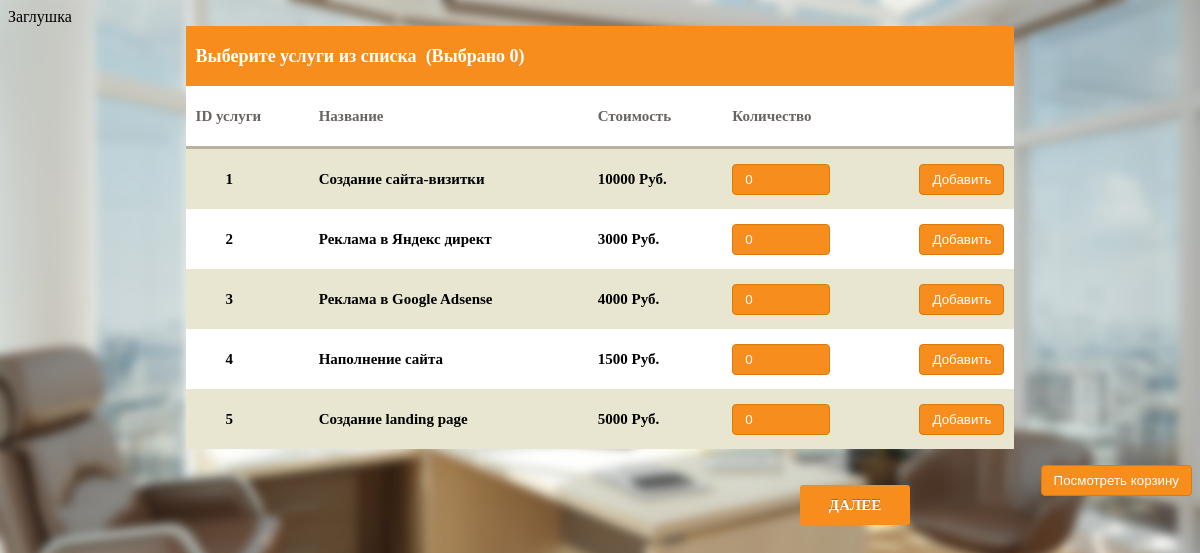
/neworder/index.php?neworder=1, run on the app's committed database.
### tables this page shows
CREATE TABLE `servce_num` (
  `ID` int(11) NOT NULL AUTO_INCREMENT,
  `Name` varchar(45) DEFAULT NULL,
  `Cost` float DEFAULT NULL,
  PRIMARY KEY (`ID`)
);

### neworder/order_list.php (the view, shortened to what this page needs)
<!DOCTYPE html>
	<html lang="en">
<head>
<link href="../css/order_list.css" media="screen" rel="stylesheet">
	</head>
<body>
<table align = "center">
  <caption>
     <?php
     echo "Выберите услуги из списка &nbsp";
     echo "(Выбрано ".$_SESSION[service_count].")";
     ?>
  </caption>
  <tr>
    <th>ID услуги</th>
    <th>Название</th>
    <th>Стоимость</th>
    <th>Количество</th>
  </tr>
  <?php
  for($i=0; $i < $counter; $i++) {
    $service = $data[$i];
    echo "
    <tr>
      <td> <a href='index.php?s[$i]=1'>        ".$service[ID]."</a></td>
      <td> <a href='index.php?s[$i]=1'>".$service[Name]."</a></td>
      <td> <a href='index.php?s[$i]=1'>".$service[Cost]." Руб.</a></td>
      <td>
        <form action = 'index.php' method = post>
          <input type='number' name = 'quantity' size='5' min='1' max='65536' value = '0' class = 'num'>
          <input type='hidden' name = 'id' value = $i >
          <input type='submit' value = 'Добавить' name = 'add' class = 'add_cart'>
        </form>
      </td>
    </tr>";
  }
  ?>
</table>
      <form action ="index.php" method = "post">
      <button type="submit" >Далее</button>
      </form>
      <form action ="index.php" method = "post">
      <input type='submit' value = 'Посмотреть корзину' name = 'bin' class = 'add_cart'>
      </form>
</body>
</html>

### neworder/index.php (shortened to what this page needs)
<?php
if(isset($_GET['neworder']))
{
	$query = mysql_query("SELECT * FROM servce_num") or die ("MySQL Error:".mysql_error());
	while ($q = mysql_fetch_assoc($query))
	{
	$counter++;
	$data[] = $q;
	}
include("order_list.php");
}
?>

### css/order_list.css (style rules this page uses)
table { font: bold 15px/40px 'lucida sans', 'trebuchet MS', 'Tahoma'; border-collapse: collapse; color: #686461; width: 70%; }
caption { padding: 10px; color: white; background: #f78d1d; font-size: 18px; text-align: left; font-weight: bold; }
th { border-bottom: 3px solid #B9B29F; padding: 10px; text-align: left; }
td { padding: 10px; }
a { text-decoration: none; color:black; }
tr:nth-child(odd) { background: white; }
tr:nth-child(even) { background: #E8E6D1; }
button { overflow: visible; position: absolute; margin-left: 66%; margin-top: 3%; float: right; border: 0; padding: 0; cursor: pointer; height: 40px; width: 110px; font: bold 15px/40px 'lucida sans', 'trebuchet MS', 'Tahoma'; color: #fff; text-transform: uppercase; background: #f78d1d; border-radius: 3px 3px 3px 3px; text-shadow: 0 -1px 0 rgba(0, 0 ,0, .3); }
.num { border: solid 1px #da7c0c; background: #f78d1d; background: -webkit-gradient(linear, left top, leftbottom, from(#faa51a), to(#f47a20)); background: -moz-linear-gradient(top, #faa51a, #f47a20); filter: progid:DXImageTransform.Microsoft.gradient(startColorstr='#faa51a', endColorstr='#f47a20'); color: #fff; padding: 7px 12px; -webkit-border-radius:4px; -moz-border-radius:4px; border-radius:4px; float: left; cursor: pointer; }
.add_cart { border: solid 1px #da7c0c; background: #f78d1d; background: -webkit-gradient(linear, left top, leftbottom, from(#faa51a), to(#f47a20)); background: -moz-linear-gradient(top, #faa51a, #f47a20); filter: progid:DXImageTransform.Microsoft.gradient(startColorstr='#faa51a', endColorstr='#f47a20'); color: #fff; padding: 7px 12px; -webkit-border-radius:4px; -moz-border-radius:4px; border-radius:4px; float: right; cursor: pointer; }

### neworder/order_list.php (style rules this page uses)
body { background: url(../images/background.jpeg) no-repeat; background-size: 100% }

### data on the page
servce_num: ID "1", Name "Создание сайта-визитки", Cost "10000"
servce_num: ID "2", Name "Реклама в Яндекс директ", Cost "3000"
servce_num: ID "3", Name "Реклама в Google Adsense", Cost "4000"
servce_num: ID "4", Name "Наполнение сайта", Cost "1500"
servce_num: ID "5", Name "Создание landing page", Cost "5000"

### other printed values
$_SESSION[service_count] "0"
